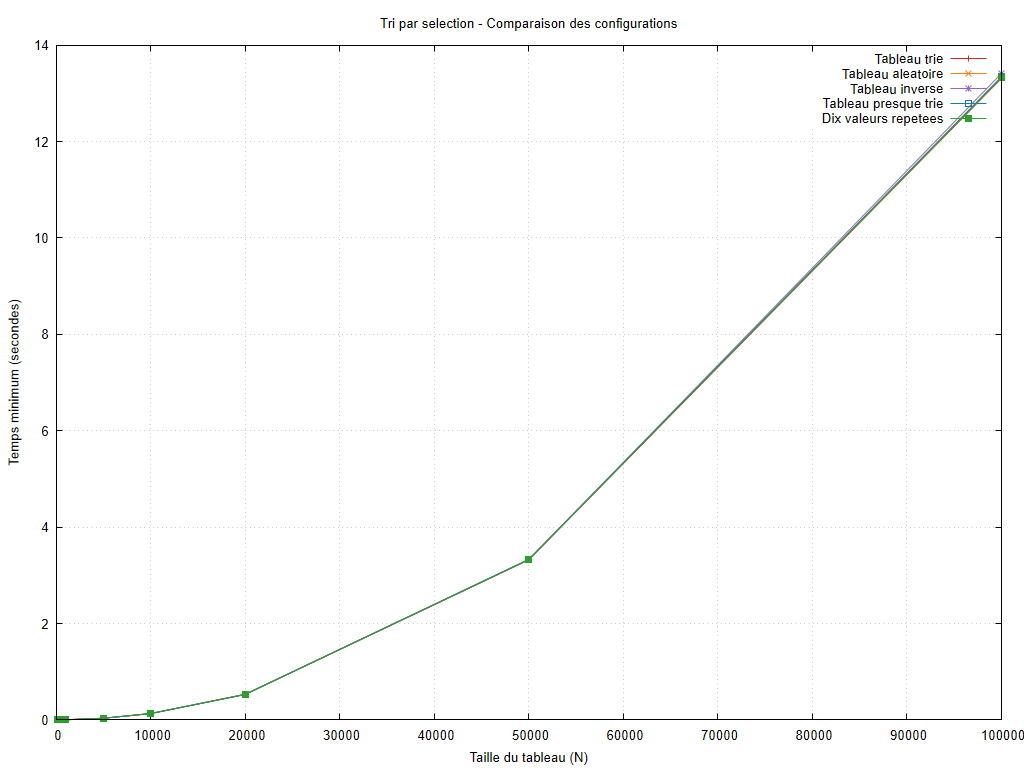

Recreate this plot in gnuplot.
set encoding utf8
set terminal pngcairo size 1024,768 font 'Arial,10'
set output 'graphiques/20261010_184935/cases/selection_sort_cases.png'
set datafile missing 'non_mesure'
set title 'Tri par selection - Comparaison des configurations'
set xlabel 'Taille du tableau (N)'
set ylabel 'Temps minimum (secondes)'
set grid
set yrange [0:*]
plot 'resultats/20261010_184935/cases/selection_sort_cases.dat' using 1:2 title 'Tableau trie' with linespoints lc rgb '#d62728', 'resultats/20261010_184935/cases/selection_sort_cases.dat' using 1:3 title 'Tableau aleatoire' with linespoints lc rgb '#ff7f0e', 'resultats/20261010_184935/cases/selection_sort_cases.dat' using 1:4 title 'Tableau inverse' with linespoints lc rgb '#9467bd', 'resultats/20261010_184935/cases/selection_sort_cases.dat' using 1:5 title 'Tableau presque trie' with linespoints lc rgb '#1f77b4', 'resultats/20261010_184935/cases/selection_sort_cases.dat' using 1:6 title 'Dix valeurs repetees' with linespoints lc rgb '#2ca02c'
unset output
